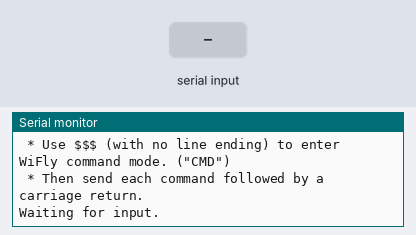
A sketch run on a simulated Arduino Uno, built with avr-gcc and run on an emulated ATmega328P. Parts: the last lines printed to the serial monitor. The test bench sets the inputs (shaded band).

Above: at 5.6 s.
5.7 s: "1" received over the second serial link
At 6.9 s:
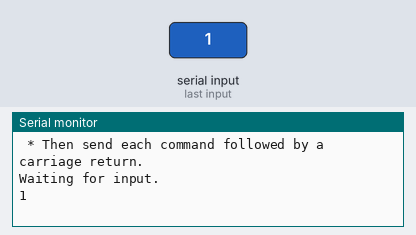
7.2 s: "0" received over the second serial link
At 8.3 s:
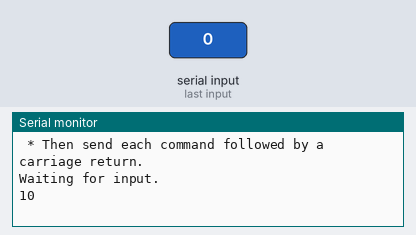

Measured:
- after the input at 5.7 s, the serial monitor: prints a new line at once (image 1)
- after the input at 7.2 s, the serial monitor: prints a new line at once (image 2)

The sketch:

WiFly_TravelDistance.ino
```cpp
/*
  WiFly bsaed TravelDistance Measurement Test

  Author: Yicheng Bai from LCN lab
  eMail: baiyicheng @gmail.com

  Established Date: 08/19/2013

  LGPL 3.0

 */
#include <SoftwareSerial.h>

SoftwareSerial WiFlySerial(5,4); //RX  TX
//SoftwareSerial WiFlySerial(5,6);

void setup() {

  Serial.begin(9600);
  Serial.println("SPI UART on WiFly Shield terminal tool");
  Serial.println("--------------------------------------");
  Serial.println();
  Serial.println("This is a tool to help you troubleshoot problems with the WiFly shield.");
  Serial.println("For consistent results unplug & replug power to your Arduino and WiFly shield.");
  Serial.println("(Ensure the serial monitor is not open when you remove power.)");
  Serial.println();

  WiFlySerial.begin(9600);

  Serial.println(" * Use $$$ (with no line ending) to enter WiFly command mode. (\"CMD\")");
  Serial.println(" * Then send each command followed by a carriage return.");
  Serial.println();

  Serial.println("Waiting for input.");
  Serial.println();

  WiFlySerial.print("$$$");
  delay(4000);
  WiFlySerial.println("U,9600,N");
  //WiFlySerial.println("---");
  WiFlySerial.begin(9600);
}


void loop() {
  // Terminal routine

  // Always display a response uninterrupted by typing
  // but note that this makes the terminal unresponsive
  // while a response is being received.
  while(WiFlySerial.available() > 0) {
    Serial.print((char)WiFlySerial.read());
  }

  while(Serial.available() > 0) {
    WiFlySerial.write(Serial.read());
  }
}
```
